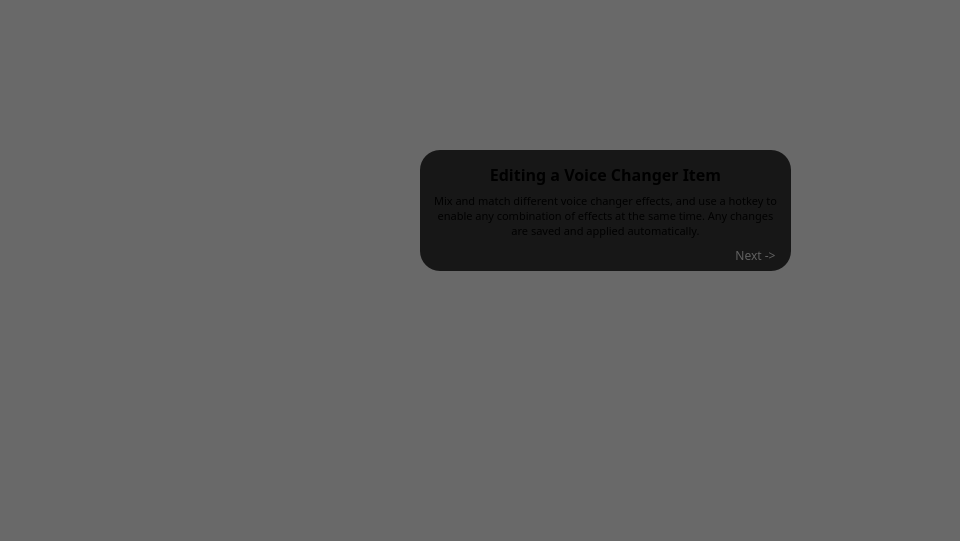
  <widget class="QGroupBox" name="slide_11">
   <property name="geometry">
    <rect>
     <x>0</x>
     <y>540</y>
     <width>960</width>
     <height>541</height>
    </rect>
   </property>
   <property name="styleSheet">
    <string notr="true">border: 0px;
background: transparent;</string>
   </property>
   <property name="title">
    <string/>
   </property>
   <widget class="QGroupBox" name="groupBox_14">
    <property name="geometry">
     <rect>
      <x>420</x>
      <y>150</y>
      <width>371</width>
      <height>121</height>
     </rect>
    </property>
    <property name="styleSheet">
     <string notr="true">QGroupBox {
	background: rgba(0, 0, 0, 200);
	border-radius: 20px;
}</string>
    </property>
    <property name="title">
     <string/>
    </property>
    <widget class="QLabel" name="label_34">
     <property name="geometry">
      <rect>
       <x>0</x>
       <y>4</y>
       <width>371</width>
       <height>41</height>
      </rect>
     </property>
     <property name="font">
      <font>
       <family>Cascadia Code</family>
       <pointsize>12</pointsize>
       <bold>true</bold>
      </font>
     </property>
     <property name="text">
      <string>Editing a Voice Changer Item</string>
     </property>
     <property name="alignment">
      <set>Qt::AlignCenter</set>
     </property>
     <property name="wordWrap">
      <bool>true</bool>
     </property>
     <property name="margin">
      <number>0</number>
     </property>
    </widget>
    <widget class="QLabel" name="label_35">
     <property name="geometry">
      <rect>
       <x>10</x>
       <y>30</y>
       <width>351</width>
       <height>71</height>
      </rect>
     </property>
     <property name="font">
      <font>
       <family>Cascadia Code</family>
       <pointsize>8</pointsize>
       <bold>false</bold>
      </font>
     </property>
     <property name="text">
      <string>Mix and match different voice changer effects, and use a hotkey to enable any combination of effects at the same time. Any changes are saved and applied automatically.</string>
     </property>
     <property name="alignment">
      <set>Qt::AlignCenter</set>
     </property>
     <property name="wordWrap">
      <bool>true</bool>
     </property>
     <property name="margin">
      <number>5</number>
     </property>
    </widget>
    <widget class="QPushButton" name="next_13">
     <property name="enabled">
      <bool>true</bool>
     </property>
     <property name="geometry">
      <rect>
       <x>300</x>
       <y>90</y>
       <width>71</width>
       <height>31</height>
      </rect>
     </property>
     <property name="font">
      <font>
       <family>Cascadia Code</family>
      </font>
     </property>
     <property name="styleSheet">
      <string notr="true">QPushButton {
background: transparent;
border: 0px;
color: #606060;
}

QPushButton:hover {
color: #B0B0B0;
}

QPushButton:pressed {
color: #E0E0E0;
}</string>
     </property>
     <property name="text">
      <string>Next -&gt;</string>
     </property>
    </widget>
   </widget>
   <widget class="QWidget" name="widget_3" native="true">
    <property name="geometry">
     <rect>
      <x>0</x>
      <y>0</y>
      <width>961</width>
      <height>541</height>
     </rect>
    </property>
    <property name="styleSheet">
     <string notr="true">background: rgba(0, 0, 0, 150);</string>
    </property>
   </widget>
   <zorder>widget_3</zorder>
   <zorder>groupBox_14</zorder>
  </widget>
